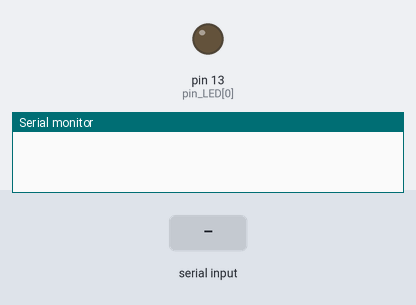
Recording of a sketch running on a simulated Arduino Uno, built with avr-gcc and run on an emulated ATmega328P. Shown: output pins drawn as LEDs (lit = HIGH), the last lines printed to the serial monitor. The test bench sets the inputs (shaded band).

Above: at 1.2 s.
1.3 s: "o" received over Serial
At 2.0 s:
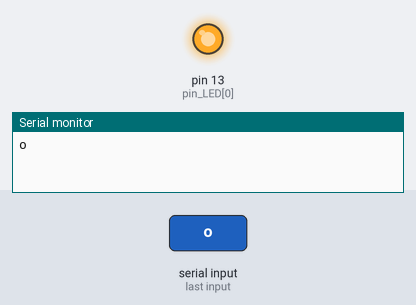
2.8 s: "x" received over Serial
At 3.1 s:
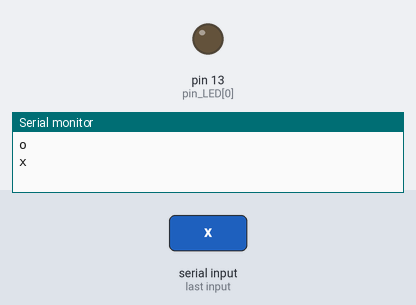
Timing chart, 0 to 5.8 s (numbered marks = the images above; inputs shaded):
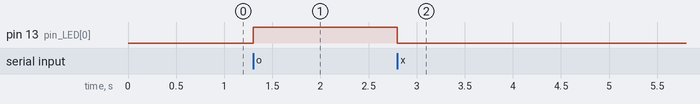

The sketch:

Serial_test.ino
```cpp
int pin_LED[1]={13};

void setup() {
  // put your setup code here, to run once:
  Serial.begin(9600);
  pinMode(pin_LED[0],OUTPUT);
}

void loop() {
  // put your main code here, to run repeatedly:

}
//void serialEvent()
//{
//  char data;
//  data=Serial.read();
//  Serial.print(data);
//}
void serialEvent()
{
  char data; // 문자열을 저장하는 구조체(?)
  data=Serial.read();
  if(data=='o')
  {
    digitalWrite(pin_LED[0],HIGH);
    Serial.println(data);
  }
  else if(data=='x')
  {
    digitalWrite(pin_LED[0],LOW);
    Serial.println(data);
  }

}
```

Measured:
- after the input at 1.3 s, pin 13 (pin_LED[0]): LOW → HIGH at once
- after the input at 2.8 s, pin 13 (pin_LED[0]): HIGH → LOW at once
